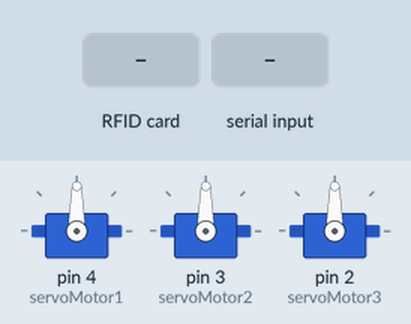
A sketch run on a simulated Arduino Uno, built with avr-gcc and run on an emulated ATmega328P. Parts: 3 × servo. The test bench sets the inputs (shaded band). What the sketch prints to the serial monitor is not drawn.

Above: at 1.2 s.
1.3 s: RFID card 5E 7A 19 C4 held to the reader
At 1.9 s:
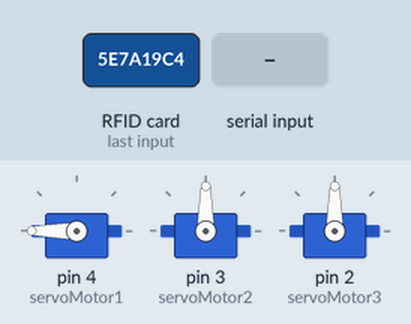
4.3 s: "1" received over Serial
At 5.5 s:
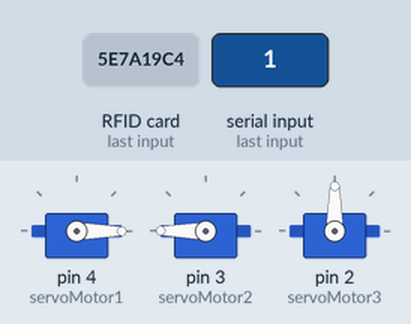
7.3 s: "2" received over Serial
At 8.5 s:
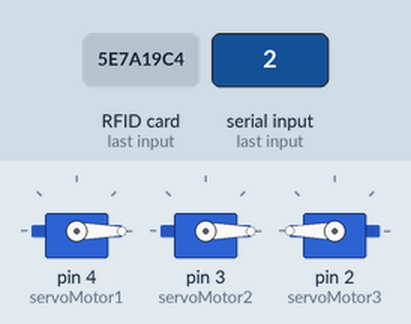
Timing chart, 0 to 14.1 s (numbered marks = the images above; inputs shaded):
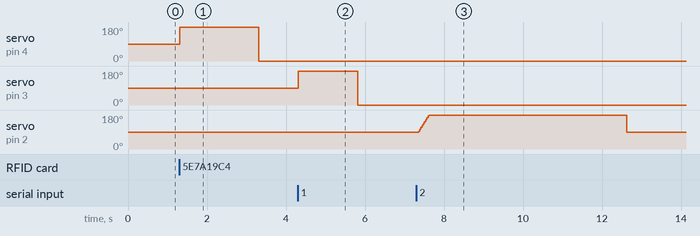

The sketch:

DOMOTICAPROYECTO.ino
```cpp
#include <Servo.h>
#include <MFRC522.h>
#include <SPI.h>
#define RST_PIN  9    //Pin 9 para el reset del RC522
#define SS_PIN  10   //Pin 10 para el SS (SDA) del RC522
MFRC522 mfrc522(SS_PIN, RST_PIN); //Creamos el objeto para el RC522

Servo servoMotor1;
Servo servoMotor2;
Servo servoMotor3;

int vel = 0;
int servoSpeed = 5;
//CONTROL INFRARROJO
//int IR = 11;

void setup() {
  Serial.begin(9600);
servoMotor1.attach(4);
servoMotor2.attach(3);
servoMotor3.attach(2);
  SPI.begin();        //Iniciamos el Bus SPI
  mfrc522.PCD_Init(); // Iniciamos  el MFRC522
  Serial.println("Lectura del UID");
}

void loop() {
int po;
po = Serial.read();

switch (po) {
  case '1':
  rotativo1();
  break;

  case '2':
  rotativo2();
  break;


  case '3':
  break;

  default:
  Serial.println ("ÑO");


}

RFID();
}

void RFID(){
   // Revisamos si hay nuevas tarjetas  presentes
  if ( mfrc522.PICC_IsNewCardPresent())
        {
      //Seleccionamos una tarjeta
            if ( mfrc522.PICC_ReadCardSerial())
            {
                  // Enviamos serialemente su UID
                  Serial.print("Card UID:");
                  for (byte i = 0; i < mfrc522.uid.size; i++) {
                          Serial.print(mfrc522.uid.uidByte[i] < 0x10 ? " 0" : " ");
                          Serial.print(mfrc522.uid.uidByte[i], HEX);
                        servoMotor1.write (180);
                        delay (500);


                  }
                  Serial.println();
                  // Terminamos la lectura de la tarjeta  actual
                  mfrc522.PICC_HaltA();
                   servoMotor1.write (0);
            }
  }
}


void rotativo1 (){
  vel = 180;
  servoMotor2.write(vel);
  delay(1500);
  vel = 0;
  servoMotor2.write(vel);
  delay(1500);

}

void rotativo2 (){
  // Mueve el servomotor en una dirección
  for (int pos = 90; pos <= 180; pos += servoSpeed) {
    servoMotor3.write(pos);  // Establece la posición del servomotor
    delay(15);  // Pequeña pausa para permitir el movimiento suave
  }

  delay(5000);  // Espera 5 segundos

  // Detiene el servomotor
  servoMotor3.write(90);  // Establece la posición del servomotor a 90 grados
  delay(1000);  // Espera 1 segundo antes de repetir el ciclo
}


void leds (){

}
```

Measured:
- after the input at 1.3 s, servo on pin 4 (servoMotor1): 90° → 180° at once, → 0° 2.0 s later
- after the input at 4.3 s, servo on pin 3 (servoMotor2): 90° → 180° at once, → 0° 1.5 s later
- after the input at 7.3 s, servo on pin 2 (servoMotor3): rises from 90° to 180° in 0.27 s, then falls to 90° in 5.0 s
